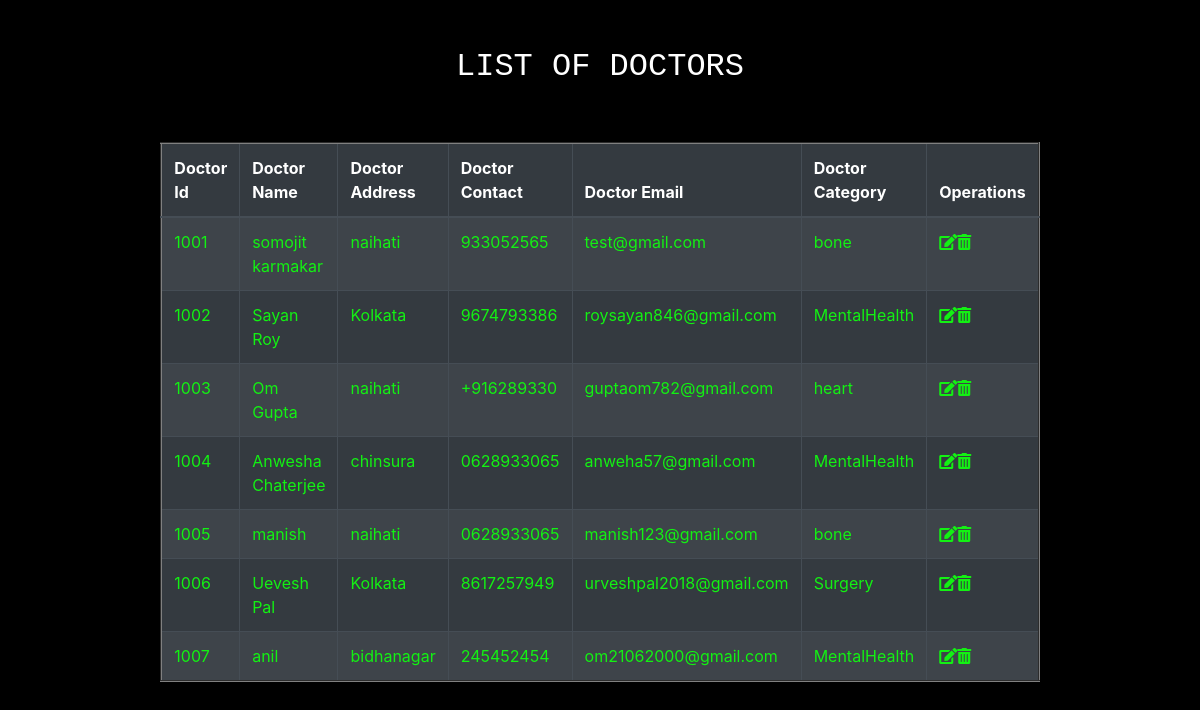
Screenshot of /display.php with the database file from the repository.
### tables this page shows
CREATE TABLE `doctor123` (
  `s.no` int(11) NOT NULL,
  `id` int(11) NOT NULL,
  `name` text NOT NULL,
  `address` text NOT NULL,
  `contact` varchar(10) NOT NULL,
  `email` text NOT NULL,
  `category` text NOT NULL,
  `date` datetime NOT NULL DEFAULT current_timestamp()
);

### display.php (the view, shortened to what this page needs)
<!DOCTYPE html>
<html lang="en">
<head>
    <link rel="stylesheet" href="https://pro.fontawesome.com/releases/v5.10.0/css/all.css"/>
    <link rel="stylesheet" href="style20.css">
    <link rel="stylesheet" href="https://pro.fontawesome.com/releases/v5.10.0/css/all.css"/>
    <link rel="stylesheet" href="https://maxcdn.bootstrapcdn.com/bootstrap/4.5.2/css/bootstrap.min.css">
</head>
<body style="background-color:black;">
    <div class="main-div">
        <br>
        <br>
        <h2 style="color:white">List Of Doctors</h2>
        <br>
        <br>
        <div class="center-div">
            <div class="table-responsive">
                <center>
                <table border="2"class="table table-dark table-striped" style="width: 50%;">
                    <thead>
                        <tr>
                            <th>Doctor Id</th>
                            <th>Doctor Name</th>
                            <th>Doctor Address</th>
                            <th>Doctor Contact</th>
                            <th>Doctor Email</th>
                            <th>Doctor Category</th>
                            <th>Operations</th>
                        </tr>
                    </thead>
                    <tbody>
                        <?php
                             include 'conection.php';
                             $selectquery = "SELECT * FROM doctor123";
                             $query = mysqli_query($conn,$selectquery);
                             while($res = mysqli_fetch_array($query)){
                        ?>
                                 <tr>
                                    <td style="color:rgb(19, 241, 19);"><?php  echo $res['id'];?></td>
                                    <td style="color:rgb(19, 241, 19);"><?php  echo $res['name'];?></td>
                                    <td style="color:rgb(19, 241, 19);"><?php  echo $res['address'];?></td>
                                    <td style="color:rgb(19, 241, 19);"><?php  echo $res['contact'];?></td>
                                    <td style="color:rgb(19, 241, 19);"><?php  echo $res['email'];?></td>
                                    <td style="color:rgb(19, 241, 19);"><?php  echo $res['category'];?></td>
                                    <td style="color:rgb(19, 241, 19);"><i class="fas fa-edit"></i><i class="fas fa-trash-alt"></i></td>
                                </tr>
                        <?php
                             }
                        ?>
                    </tbody>
                </table>
                            </center>
            </div>
        </div>
    </div>
</body>
</html>

### style20.css (style rules this page uses)
h2 { text-align: center; margin: 100px; text-transform: uppercase; font-family: "Lucida Console", "Courier New", monospace; }
::placeholder { color: #fff; opacity: 1 }

### rows the page displays
doctor123: id "1001", name "somojit karmakar", address "naihati", contact "933052565", email "test@gmail.com", category "bone"
doctor123: id "1002", name "Sayan Roy", address "Kolkata", contact "9674793386", email "roysayan846@gmail.com", category "MentalHealth"
doctor123: id "1003", name "Om Gupta", address "naihati", contact "+916289330", email "guptaom782@gmail.com", category "heart"
doctor123: id "1004", name "Anwesha Chaterjee", address "chinsura", contact "0628933065", email "anweha57@gmail.com", category "MentalHealth"
doctor123: id "1005", name "manish", address "naihati", contact "0628933065", email "manish123@gmail.com", category "bone"
doctor123: id "1006", name "Uevesh Pal", address "Kolkata", contact "8617257949", email "urveshpal2018@gmail.com", category "Surgery"
doctor123: id "1007", name "anil", address "bidhanagar", contact "245452454", email "om21062000@gmail.com", category "MentalHealth"
